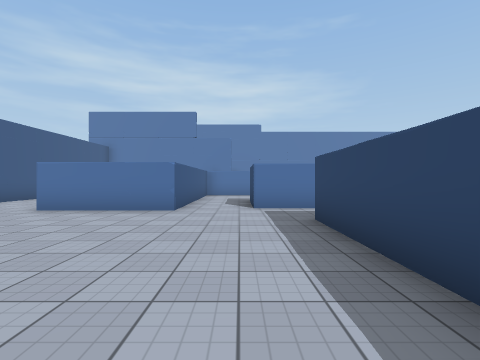
[1] (above)

24 first-person views from a walk through a Unity game level. The camera is 1.4 m above the floor, looks level and sees 85° across. Doors are open. The floor is counted in squares, 2 m on a side. Each view is taken from the middle of a square. On the plan, view 1 faces up. The plan holds only what a view shows up to about 9 squares ahead; the rest is blank. The place goes on beyond the plan. The player character is not drawn. Some surface patterns are stand-ins.

[2]
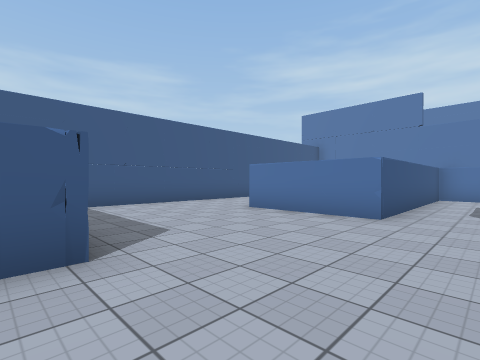

[3]
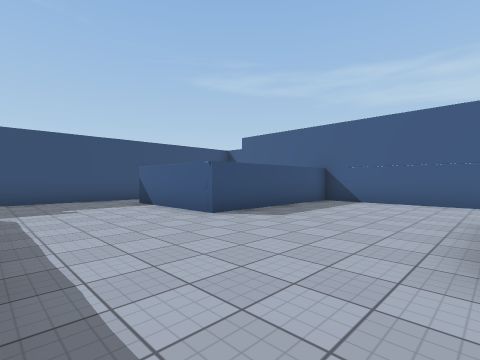

[4]
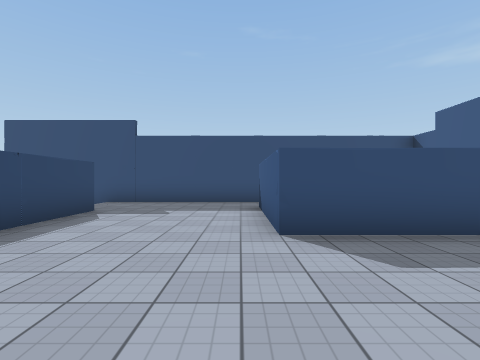

[5]
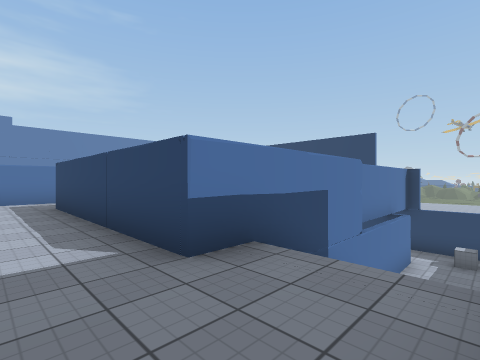

[6]
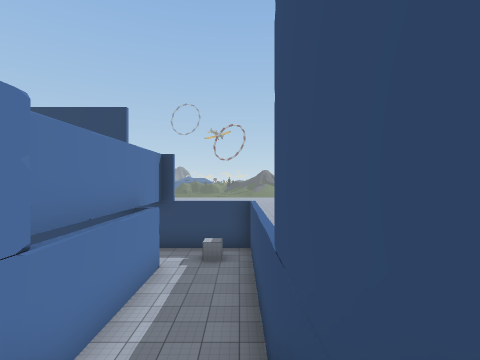

[7]
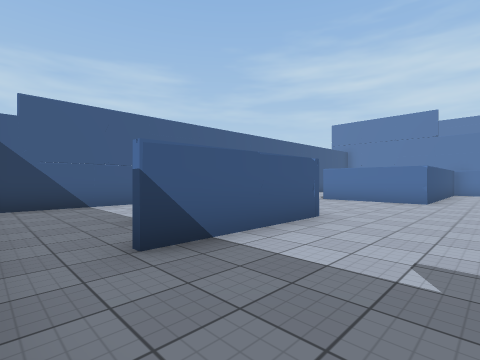

[8]
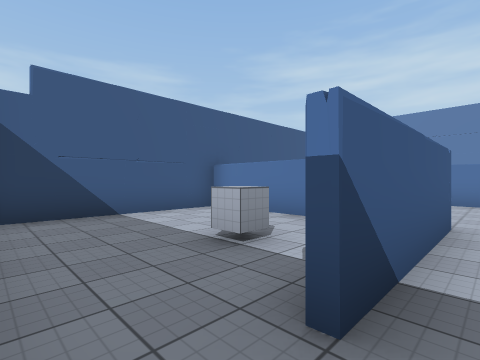

[9]
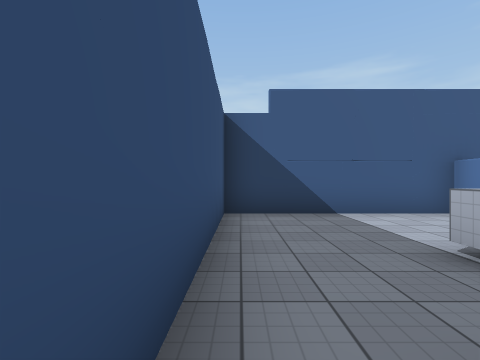

[10]
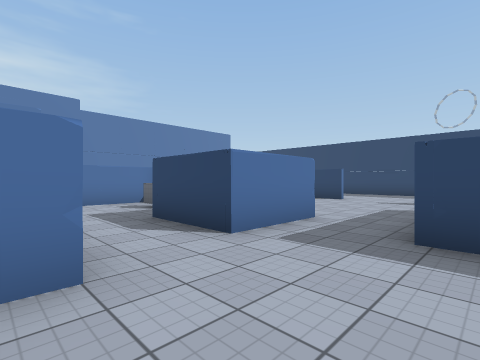

[11]
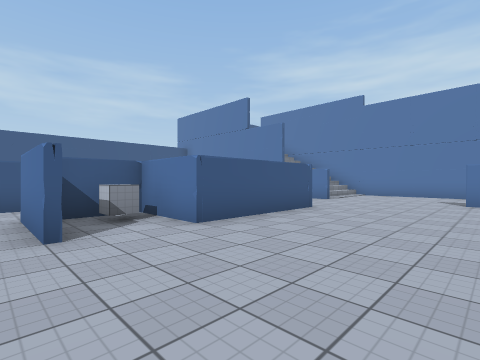

[12]
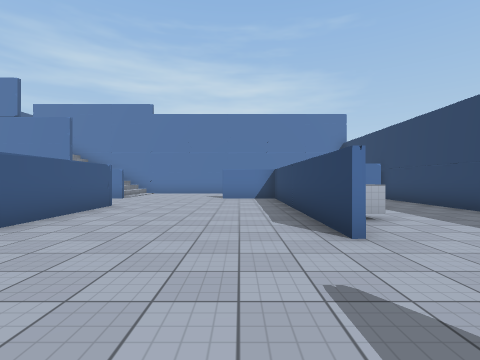

[13]
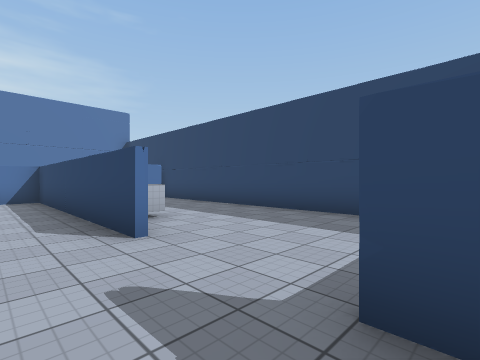

[14]
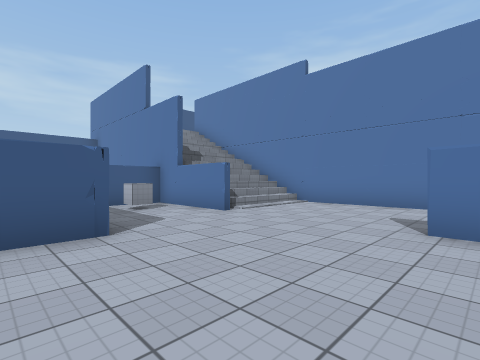

[15]
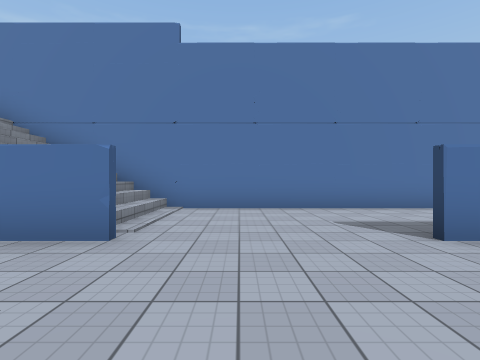

[16]
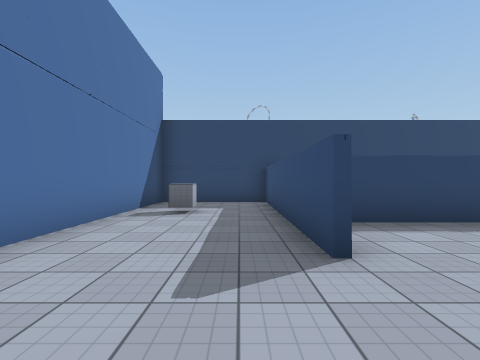

[17]
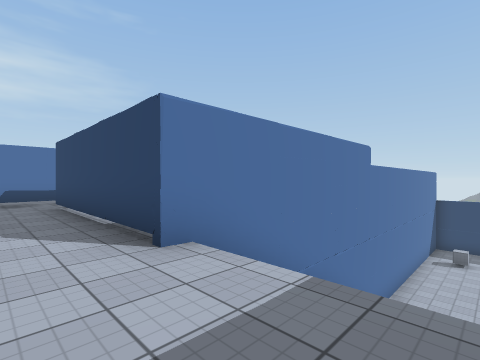

[18]
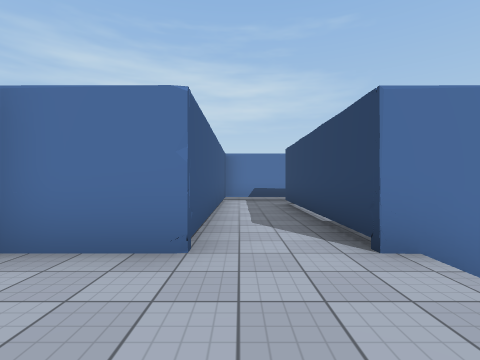

[19]
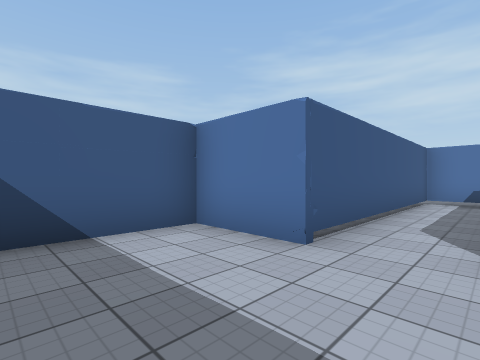

[20]
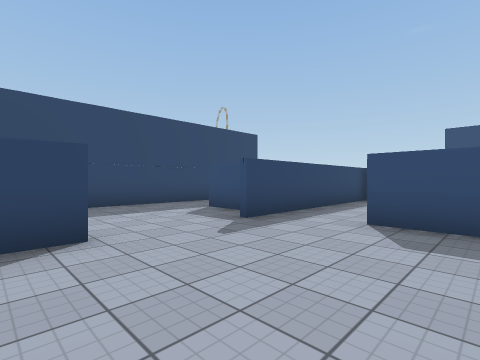

[21]
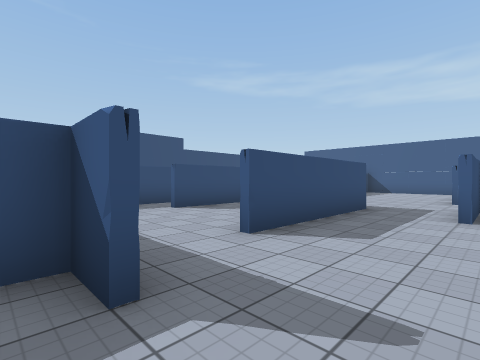

[22]
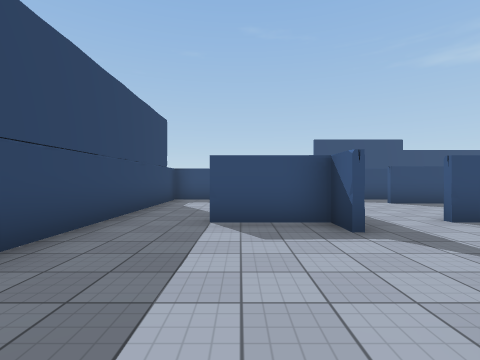

[23]
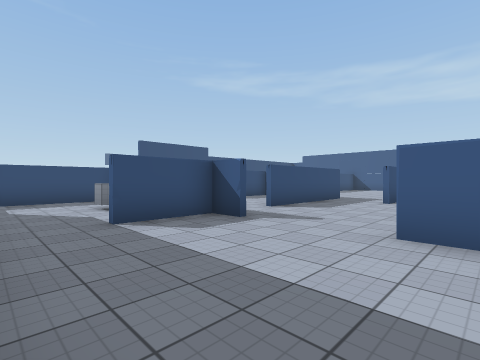

[24]
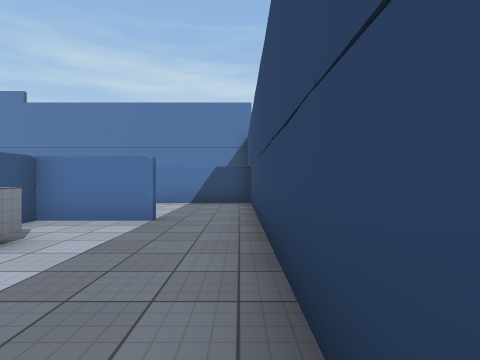

### Floor plan
Key: @ floor where view 1 was taken; # wall or solid block; . main floor; - floor 3.75 m lower than the main floor; : floor 6 m higher than the main floor; / step, stairs or slope; = window, fence, low wall or low ledge; ^ raised ledge.
Columns run from 9 left of view 1 to 12 right of it. Each row starts with its distance up from view 1.
 25   ####
 24   #::
 23   #::#
 22   #::#
 21   #::#
 20   #::#
 19 ###::#################
 18 #:::://////..........#
 17 #::::/ ////.......^..#
 16 #::::/  ///..........#
 15        ##=#....#######
 14        #.^......# ...#
 13        #........# ...#
 12        #####....###..#
 11        #...#....#....#
 10        #..^#....#^...#
  9  #.    #..##....#....#
  8  #..   #..^..........#
  7  # .   #..##.........#
  6  #..####.............#
  5  #........#####.###..#
  4  #........#   ..# ...#
  3  #........#  ...# ...#
  2  ######...# ....# ^..#
  1  #....#...####. # ...#
  0  #....#..@##^.. # ..##
 -1  #...^#...#########--#
 -2  #........./   ----^-#
 -3  #.........////------#
 -4  #####################

Positions as (right, up) in squares from view 1, and headings:
1: (0, 0), facing up
2: (0, 1), facing up-left
3: (1, 6), facing down-left
4: (-2, 5), facing down
5: (0, -3), facing up-right
6: (3, -3), facing right
7: (0, -3), facing up-left
8: (-2, -3), facing up-left
9: (-2, -3), facing left
10: (-2, 4), facing up-right
11: (6, 6), facing up-left
12: (6, 5), facing up
13: (6, 5), facing up-right
14: (6, 11), facing up-left
15: (3, 12), facing up
16: (3, 16), facing right
17: (-6, 16), facing up-right
18: (-6, 16), facing up
19: (-5, 16), facing up-left
20: (4, 9), facing down-right
21: (8, 7), facing down-left
22: (9, 9), facing down
23: (11, 9), facing down-left
24: (11, 7), facing up
